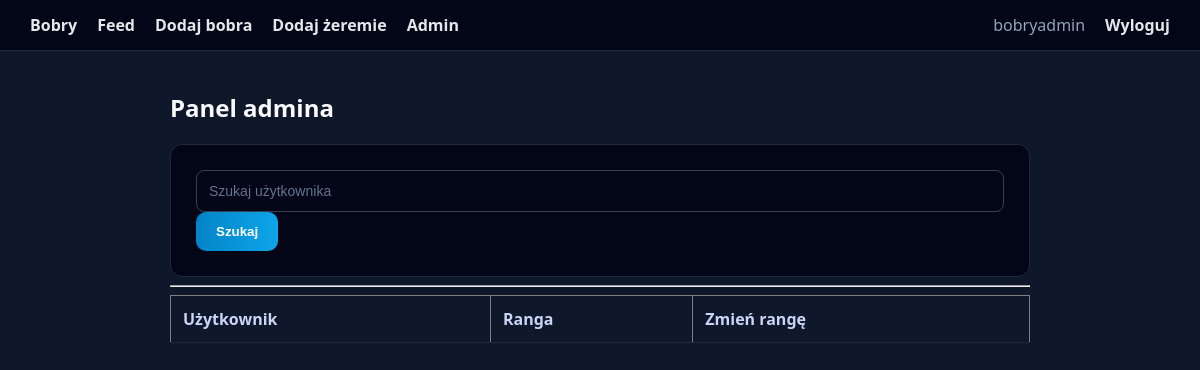
/admin-panel/ (signed in), run on an earlier commit of the app's database.
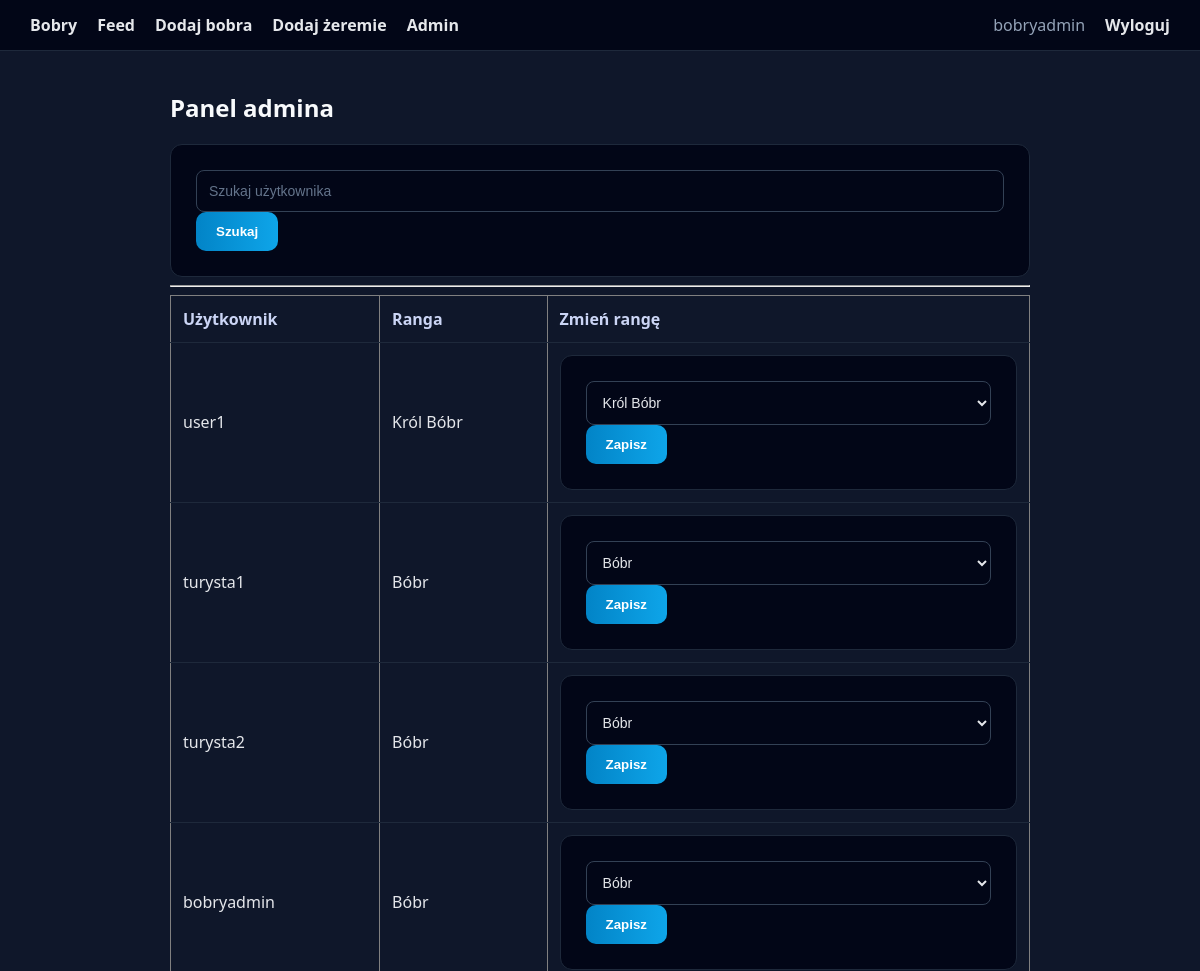
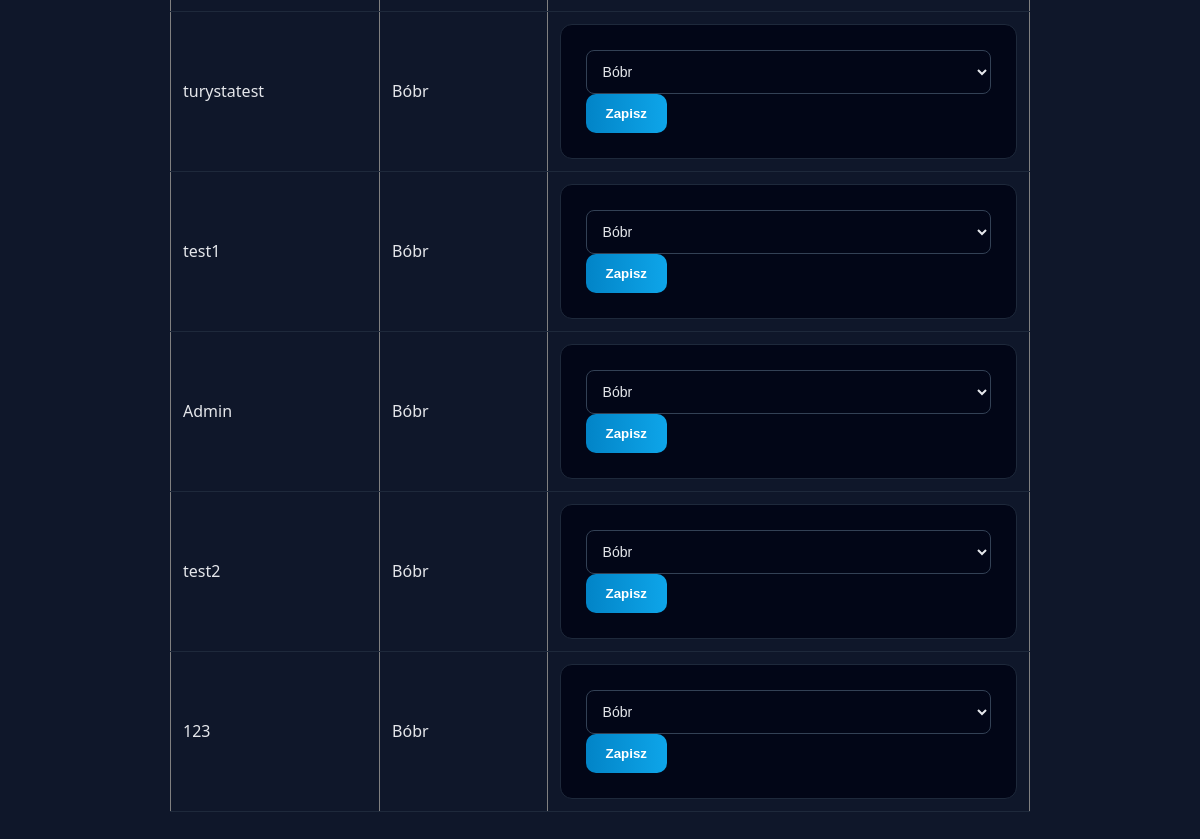
And on a later commit of the database (2 pictures, top to bottom).
### bobry/models.py (models this page shows, shortened)
class UserProfile(models.Model):
    RANGA_CHOICES = [
        ('BB', 'Bóbr'),
        ('SB', 'SuperBóbr'),
        ('KR', 'Król Bóbr'),
    ]
    user = models.OneToOneField(User, on_delete=models.CASCADE)
    ranga = models.CharField(max_length=2, choices=RANGA_CHOICES, default='BB')

### bobry/pages.py (the view)
# urls.py: path("admin-panel/", admin_panel_page, name="admin_panel"),
@login_required
@user_passes_test(is_admin)
def admin_panel_page(request):
    profiles = UserProfile.objects.select_related("user").all()
    query = request.GET.get("q", "").strip()
    if query:
        profiles = profiles.filter(user__username__icontains=query)
    if request.method == "POST":
        profile_id = request.POST.get("profile_id")
        new_rank = request.POST.get("ranga")
        profile = UserProfile.objects.get(id=profile_id)
        profile.ranga = new_rank
        profile.save()
    return render(
        request,
        "admin_panel.html",
        {
            "profiles": profiles,
            "query": query,
            "rangi": UserProfile.RANGA_CHOICES,
        }
    )

### bobry/pages.py (called while the page is built)
def is_admin(user):
    return user.is_staff

### bobry/templates/admin_panel.html (shortened to what this page needs)
{% extends "base.html" %}
{% block content %}
<h2>Panel admina</h2>
<form method="get">
  <input name="q" placeholder="Szukaj użytkownika" value="{{ query }}">
  <button type="submit">Szukaj</button>
</form>
<hr>
<table border="1" cellpadding="5">
  <tr>
    <th>Użytkownik</th>
    <th>Ranga</th>
    <th>Zmień rangę</th>
  </tr>
  {% for p in profiles %}
  <tr>
    <td>{{ p.user.username }}</td>
    <td>{{ p.get_ranga_display }}</td>
    <td>
      <form method="post">
        <select name="ranga">
          {% for key, label in rangi %}
            <option value="{{ key }}" {% if key == p.ranga %}selected{% endif %}>
              {{ label }}
            </option>
          {% endfor %}
        </select>
        <button type="submit">Zapisz</button>
      </form>
    </td>
  </tr>
  {% endfor %}
</table>
{% endblock %}

### bobry/templates/base.html (shortened to what this page needs)
{% load static %}
<!doctype html>
<html lang="pl">
<head>
    <link rel="stylesheet" href="{% static 'css/style.css' %}">
</head>
<body>
<nav>
    <a href="{% url 'index' %}"> Bobry</a>
    <a href="{% url 'feed' %}">Feed</a>
    {% if user.is_authenticated %}
        <a href="{% url 'add_bobr' %}">Dodaj bobra</a>
        <a href="{% url 'add_zeremie' %}">Dodaj żeremie</a>
        {% if user.is_staff %}
            <a href="{% url 'admin_panel' %}">Admin</a>
        {% endif %}
        <span>{{ user.username }}</span>
        <a href="{% url 'logout' %}">Wyloguj</a>
    {% else %}
        <a href="{% url 'login' %}">Logowanie</a>
        <a href="{% url 'register' %}">Rejestracja</a>
    {% endif %}
</nav>
<div class="container">
    {% block content %}{% endblock %}
</div>
</body>
</html>

### bobry/static/css/style.css (style rules this page uses)
* { box-sizing: border-box; }
body { margin: 0; font-family: "Segoe UI", Roboto, Arial, sans-serif; background: #0f172a; color: #e5e7eb; }
nav { background: linear-gradient(90deg, #020617, #020617); padding: 14px 30px; display: flex; align-items: center; gap: 20px; border-bottom: 1px solid #1e293b; }
nav a { color: #e5e7eb; text-decoration: none; font-weight: 600; }
nav span { margin-left: auto; color: #94a3b8; }
.container { max-width: 900px; margin: 40px auto; padding: 0 20px; }
h1, h2 { margin-top: 0; color: #f8fafc; }
form { background: #020617; padding: 25px; border-radius: 12px; border: 1px solid #1e293b; }
input, textarea, select { width: 100%; padding: 12px; border-radius: 8px; border: 1px solid #334155; background: #020617; color: #e5e7eb; font-size: 14px; }
input::placeholder, textarea::placeholder { color: #64748b; }
button { background: linear-gradient(90deg, #0284c7, #0ea5e9); color: white; padding: 12px 20px; border: none; border-radius: 10px; font-weight: 600; cursor: pointer; }
table { width: 100%; border-collapse: collapse; }
th, td { padding: 12px; border-bottom: 1px solid #1e293b; }
th { text-align: left; color: #cbd5f5; }

What changed in the data, as far as the page shows it:
added UserProfile: user.username "user1", ranga "Król Bóbr"
added UserProfile: user.username "turysta1", ranga "Bóbr"
added UserProfile: user.username "turysta2", ranga "Bóbr"
added UserProfile: user.username "bobryadmin", ranga "Bóbr"
added UserProfile: user.username "turystatest", ranga "Bóbr"
added UserProfile: user.username "test1", ranga "Bóbr"
added UserProfile: user.username "Admin", ranga "Bóbr"
added UserProfile: user.username "test2", ranga "Bóbr"
added UserProfile: user.username "123", ranga "Bóbr"
